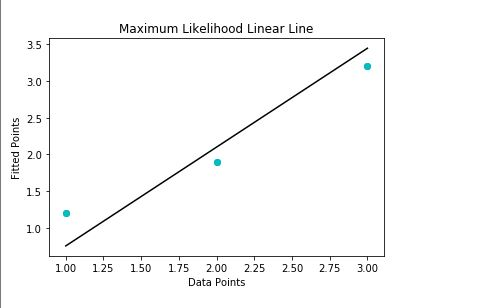

Reproduce this figure in Python.
import numpy as np
import matplotlib.pyplot as plt
x= np.array([1,2,3])
y=np.array([1.2,1.9,3.2])

def values(x,y):
	p=x.sum()
	q=y.sum()
	r=(x*x).sum()
	s=(y*y).sum()
	l=len(x)
	w0=(r*q-p*s)/(r*l-p*p)
	w1=(q-(l*w0))/p
	return w1,w0
slope,intercept=values(x,y)
final_values=[slope*i+ intercept for i in x]

plt.title("Maximum Likelihood Linear Line")
plt.xlabel("Data Points")
plt.ylabel("Fitted Points")
plt.scatter(x,y)
plt.plot(x,y,'co')
plt.plot(x,final_values,'k')
plt.show()
